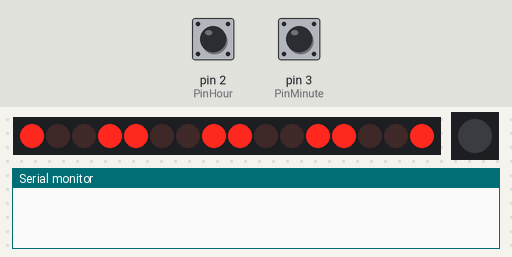
Simulated run of this sketch. Board: Arduino Uno, built with avr-gcc and run on an emulated ATmega328P. On the bench: 16 shift-register outputs drawn as a row of LEDs (first output left, lit = HIGH), 1 RGB LEDs in strip order, left to right, the last lines printed to the serial monitor. Wiring (inferred from the names in the program): 2 × shift register (74HC595): data pin 11; shift clock pin 12; latch pin 8. Wiring (inferred from the signals the program sends): row of LEDs: on Q0, Q1, Q2, Q3, Q4, Q5, Q6, Q7, Q8, Q9, Q10, Q11, Q12, Q13, Q14, Q15. Inputs (shaded band) come from the test bench; at power-on: pin 2 (PinHour) LOW, pin 3 (PinMinute) LOW. The strip is taken to match the declared colour order; the local clock reads 2024-03-15 10:24:30 at power-on unless the sketch sets it.

Above: at 11.2 s.
11.3 s: pin 2 (PinHour) driven HIGH
At 11.8 s:
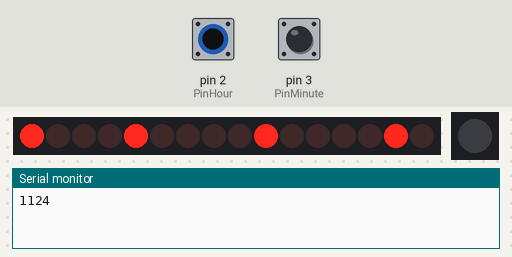
14.1 s: pin 3 (PinMinute) driven HIGH
At 15.1 s:
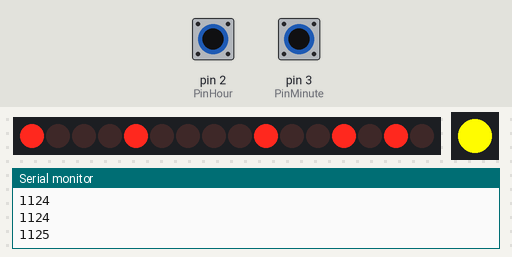
15.7 s: pin 2 (PinHour) pulsed LOW 5 times (0.12 s each, 0.3 s apart)
At 17.8 s:
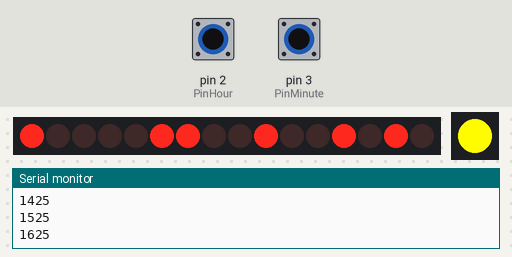
18.7 s: pin 3 (PinMinute) pulsed LOW 5 times (0.12 s each, 0.3 s apart)
At 21.4 s:
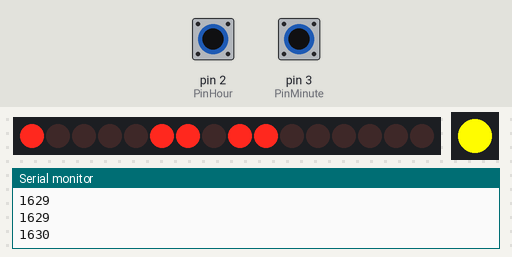
Timing chart, 0 to 39.0 s (numbered marks = the images above; inputs shaded):
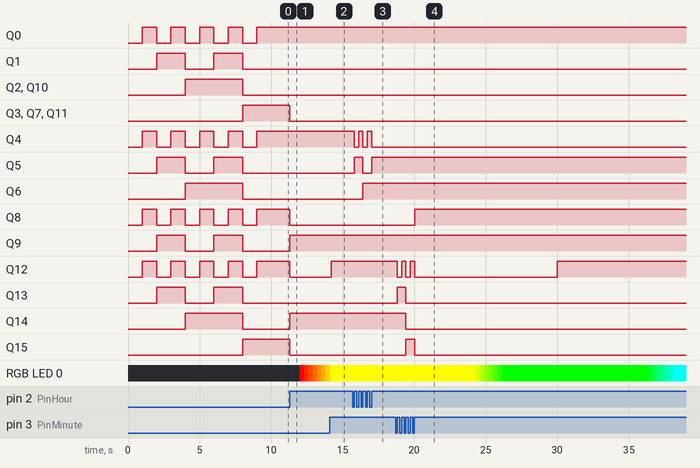

The sketch:

ArduinoNixieClock.ino
```cpp
#include <Adafruit_NeoPixel.h>
#define PIN 7
#define NUMPIXELS 1
#include "RTClib.h"

RTC_DS3231 rtc;
Adafruit_NeoPixel pixels(NUMPIXELS, PIN, NEO_RGB + NEO_KHZ800);
uint32_t hsv_color = 0;
unsigned long previousMillis = 0;
long AnimationDelay = 12000;
int m2;
//Pin connected to ST_CP of 74HC595
int latchPin = 8;
//Pin connected to SH_CP of 74HC595
int clockPin = 12;
////Pin connected to DS of 74HC595
int dataPin = 11;
int timearray[4];
byte PinHour = 2;
byte PinMinute = 3;
bool timechanged = 0;
bool hourchanged = 0;
bool minutechanged = 0;
const unsigned long debounceTime = 50;  // milliseconds
unsigned long switchPressTime;
DateTime now;

void setup() {
  Serial.begin(9600);
  pinMode(latchPin, OUTPUT);
  pinMode(clockPin, OUTPUT);
  pinMode(dataPin, OUTPUT);
  pinMode(PinHour, INPUT);
  pinMode(PinMinute, INPUT);
  anticathodepoisoning();
  pixels.begin();
 if (! rtc.begin()) {
   Serial.println("Couldn't find RTC");
   Serial.flush();
   abort();
 }
   if (rtc.lostPower()) {
    Serial.println("RTC lost power, let's set the time!");
    // When time needs to be set on a new device, or after a power loss, the
    // following line sets the RTC to the date & time this sketch was compiled
    rtc.adjust(DateTime(F(__DATE__), F(__TIME__)));
    // This line sets the RTC with an explicit date & time, for example to set
    // January 21, 2014 at 3am you would call:
    // rtc.adjust(DateTime(2014, 1, 21, 3, 0, 0));
  }
 DateTime now = rtc.now();
 m2 = now.minute();
 attachInterrupt(digitalPinToInterrupt(PinHour), changehour, RISING);
 attachInterrupt(digitalPinToInterrupt(PinMinute), changeminute, RISING);
}

void loop() {
unsigned long currentMillis = millis();
if ((currentMillis - previousMillis >= AnimationDelay) && (timechanged != 1) && (hourchanged != 1) && (minutechanged != 1))
  {
  previousMillis = currentMillis;
  ledanimation();
  }

now = rtc.now();
int h1 = now.hour();
int m1 = now.minute();

if (hourchanged == 1){
//   hourchanged = 0;
   rtc.adjust(DateTime(now.year(),now.month(),now.day(),(now.hour()+1)%24,now.minute(),now.second()));
//   now = rtc.now();
//   Serial.print("H");
//   Serial.print(now.hour());
//   Serial.print(now.minute());
//   Serial.print('\n');
//   displaytime();
 }
 if (minutechanged == 1){
//     minutechanged = 0;
     rtc.adjust(DateTime(now.year(),now.month(),now.day(),now.hour(),(now.minute()+1)%60,now.second()));
     displaytime();
 }

if ((m1!=m2) || (timechanged == 1)||(hourchanged==1)||(minutechanged==1)){
    //int newtimearray[]={(h1/10)%10,h1%10,(m1/10)%10,m1%10};
    now = rtc.now();
    h1 = now.hour();
    m1 =now.minute();
    int newtimearray[]={(h1/10)%10,h1%10,(m1/10)%10,m1%10};
    memcpy(timearray,newtimearray,sizeof(timearray));
    displaytime();
    m2 = m1;
    timechanged = 0;
    hourchanged= 0;
    minutechanged = 0;
  }
}

void changehour(){
  if (millis () - switchPressTime >= debounceTime)
       {
       switchPressTime = millis ();
       hourchanged = 1;
       timechanged = 1;
       }
}

void changeminute(){
  if (millis () - switchPressTime >= debounceTime)
       {
       switchPressTime = millis ();
       minutechanged = 1;
       timechanged = 1;
       }
}

void ledanimation(){

uint32_t hsv_new = hsv_color + 10900;
if (hsv_new >= 65500){
  hsv_new = hsv_new-65500;
}

while (hsv_color != hsv_new){
pixels.fill(pixels.ColorHSV(hsv_color));
pixels.show();
hsv_color = hsv_color + 100;
  if (hsv_color >= 65500) {
    hsv_color = 0;
  }
delay(20);
}
hsv_new = hsv_color;
}

void displaytime(){
  //Serial.print('tijd');
  for (int i=0;i< sizeof(timearray)/sizeof(int);i++){
    //Serial.print('time: ');
    Serial.print(timearray[i]);
  }
  Serial.print('\n');
    byte digit1 = timearray[0];
    byte digit2 = timearray[1] << 4;
    byte digit3 = timearray[2];
    byte digit4 = timearray[3] <<4;
    byte numberToDisplay = digit1 ^ digit2;
    byte numberToDisplay1 = digit3 ^ digit4;
    //byte sum = numberToDisplay + numberToDisplay1;
    // take the latchPin low so
    // the LEDs don't change while you're sending in bits:
    digitalWrite(latchPin, LOW);
    // shift out the bits:
    shiftOut(dataPin, clockPin, MSBFIRST, numberToDisplay1);
    shiftOut(dataPin, clockPin, MSBFIRST, numberToDisplay);
    //take the latch pin high so the LEDs will light up:
    digitalWrite(latchPin, HIGH);
    // pause before next value:
 // }
}

void anticathodepoisoning() {
 for (byte i=0;i<10;i++){
    byte digit1 = i;
    byte digit2 = i << 4;
    byte digit3 = i;
    byte digit4 = i <<4;
    byte numberToDisplay = digit1 ^ digit2;
    byte numberToDisplay1 = digit3 ^ digit4;
    //byte sum = numberToDisplay + numberToDisplay1;
    // take the latchPin low so
    // the LEDs don't change while you're sending in bits:
    digitalWrite(latchPin, LOW);
    // shift out the bits:
    shiftOut(dataPin, clockPin, MSBFIRST, numberToDisplay1);
    shiftOut(dataPin, clockPin, MSBFIRST, numberToDisplay);
    //take the latch pin high so the LEDs will light up:
    digitalWrite(latchPin, HIGH);
   delay(1000);
 }
}
```

Measured:
- after the input at 15.7 s, Q4: alternates HIGH for 0.30 s and LOW for 0.30 s, 5 changes in all, then stays LOW, starting after 0.12 s; Q5: LOW → HIGH after 0.12 s, → LOW 0.60 s later, → HIGH 0.60 s later; Q6: LOW → HIGH after 0.72 s
